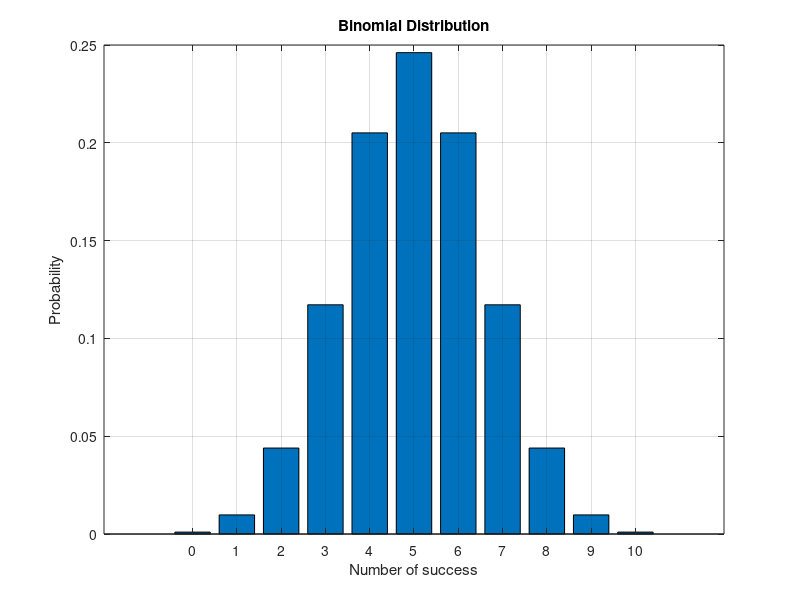

MATLAB code for this plot:
%Binomial Distribution
% parameters
n= 10; %number of trials
p = 0.5; %probabiliity of success

%calculate binomial probabilities
x = 0:n;
y = binopdf(x,n,p);

%plot
figure;
bar(x,y);
title('Binomial Distribution');
xlabel('Number of success');
ylabel('Probability')
grid on;
